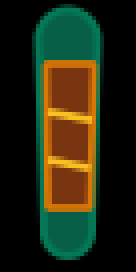
#> input picture examples/mcp-demos/archer-2d/png/arm_lower_l.png, 34 x 68 px (shown 4 times larger)
$ python -i project_texture.py   (imports and definitions only)
#> lines starting #> are read from the running program, lines starting #| are printed output that depends on the picture; after the words box and inside, x2 and y2 are one past the last pixel; in counts of white or black regions, pixels touching at a corner belong together
#> further down, picture is the input picture: shape (68, 34, 3); mean B, G, R 17.8, 38.9, 35.6
#!/usr/bin/env python3
# -*- coding: utf-8 -*-
"""BoneStudio 换皮：把 AI 重绘整图投影回 25 个分层部件的纹理。
思路：轮廓 ECC 配准（仿射）把 AI 图对齐到原 800x600 画布；逐部件按 bbox 采样颜色，
alpha 沿用原部件（几何完全不变 → 关节不可能穿帮）。用法：
  python3 project_texture.py <gen.png> <out_parts_dir> [--ref ref_setup.png] [--preview out.png]
"""
import json, os, sys
import numpy as np
import cv2
from PIL import Image

HERE = os.path.dirname(os.path.abspath(__file__))
FOX = os.path.abspath(os.environ.get('RESKIN_WORKDIR', os.path.join(HERE, '..', 'fox-workspace')))
# workdir 需包含 layers_manifest.json 与 png/
W, H = 800, 600

def key_white(img, thr=15):
    """按四角底色抠图：与背景色距离小于阈值且与画布边缘连通的区域视为背景。"""
#> called with thr = 15
    h, w = img.shape[:2]
#> h = 68; w = 34
    p = 6
    corners = np.concatenate([
        img[:p, :p].reshape(-1, 3), img[:p, -p:].reshape(-1, 3),
        img[-p:, :p].reshape(-1, 3), img[-p:, -p:].reshape(-1, 3)])
#> corners = 144 rows, first 8: [0, 0, 0], [0, 0, 0], [0, 0, 0], [0, 0, 0], [0, 0, 0], [0, 0, 0], [0, 0, 0], [0, 0, 0]
    bgc = np.median(corners, axis=0)
#> bgc = [0, 0, 0]
    dist = np.sqrt(((img.astype(np.float32) - bgc) ** 2).sum(axis=2))
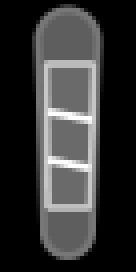
#> dist: shape (68, 34) float64 (shown 4 times larger); min 0, max 317.5, mean 64.2; drawn with min black and max white
    near = (dist < thr).astype(np.uint8)
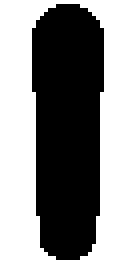
#> near: shape (68, 34) (shown 4 times larger); values 0 (black) and 1 (white), 56.9% white; 1 black region, box (x1, y1, x2, y2) and area: (8, 1, 26, 65) 997
    ff = near.copy()
    mask = np.zeros((h + 2, w + 2), np.uint8)
    for sx, sy in [(0, 0), (w - 1, 0), (0, h - 1), (w - 1, h - 1)]:
        if ff[sy, sx] == 1:
            cv2.floodFill(ff, mask, (sx, sy), 2)
    bg = (ff == 2).astype(np.uint8)
    subject = 1 - bg
#> subject: shape (68, 34); values 0 (black) and 1 (white), 43.1% white; 1 white region, box (x1, y1, x2, y2) and area: (8, 1, 26, 65) 997
    # 保留最大连通域
    n, lab, stats, _ = cv2.connectedComponentsWithStats(subject, 8)
#> n = 2; stats = [[0, 0, 34, 68, 1315], [8, 1, 18, 64, 997]]
    if n > 1:
        idx = 1 + int(np.argmax(stats[1:, cv2.CC_STAT_AREA]))
#> idx = 1
        subject = (lab == idx).astype(np.uint8)
    subject = cv2.morphologyEx(subject, cv2.MORPH_CLOSE, np.ones((5, 5), np.uint8))
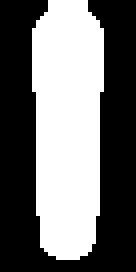
#> subject: shape (68, 34) (shown 4 times larger); values 0 (black) and 1 (white), 43.7% white; 1 white region, box (x1, y1, x2, y2) and area: (8, 0, 26, 65) 1011
    return subject

# [131 lines left out: functions bleed_colors, compose, main, not called in this run]

# [2 lines not run here, left out]

>>> import cv2
>>> picture = cv2.imread('../mcp-demos/archer-2d/png/arm_lower_l.png')
>>> result = key_white(picture)

$ run again, on examples/mcp-demos/archer-2d/png/arrow_nocked.png
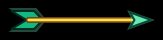
#> input picture examples/mcp-demos/archer-2d/png/arrow_nocked.png, 163 x 40 px
#> picture is the input picture: shape (40, 163, 3); mean B, G, R 13.3, 25.6, 20
#> corners = 144 rows, first 8: [0, 0, 0], [0, 0, 0], [0, 0, 0], [0, 0, 0], [0, 0, 0], [0, 0, 0], [0, 0, 0], [0, 0, 0]
#> bgc = [0, 0, 0]
#> in key_white, `dist = np.sqrt(((img.astype(np.float32) - bgc) ** 2).sum(axis=2))`:
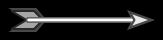
#> dist: shape (40, 163) float64; min 0, max 345.3, mean 37.9; drawn with min black and max white
#> in key_white, `near = (dist < thr).astype(np.uint8)`:
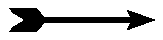
#> near: shape (40, 163); values 0 (black) and 1 (white), 78.3% white; 1 black region, box (x1, y1, x2, y2) and area: (9, 8, 155, 32) 1415
#> n = 2; stats = [[0, 0, 163, 40, 5105], [9, 8, 146, 24, 1415]]
#> idx = 1
